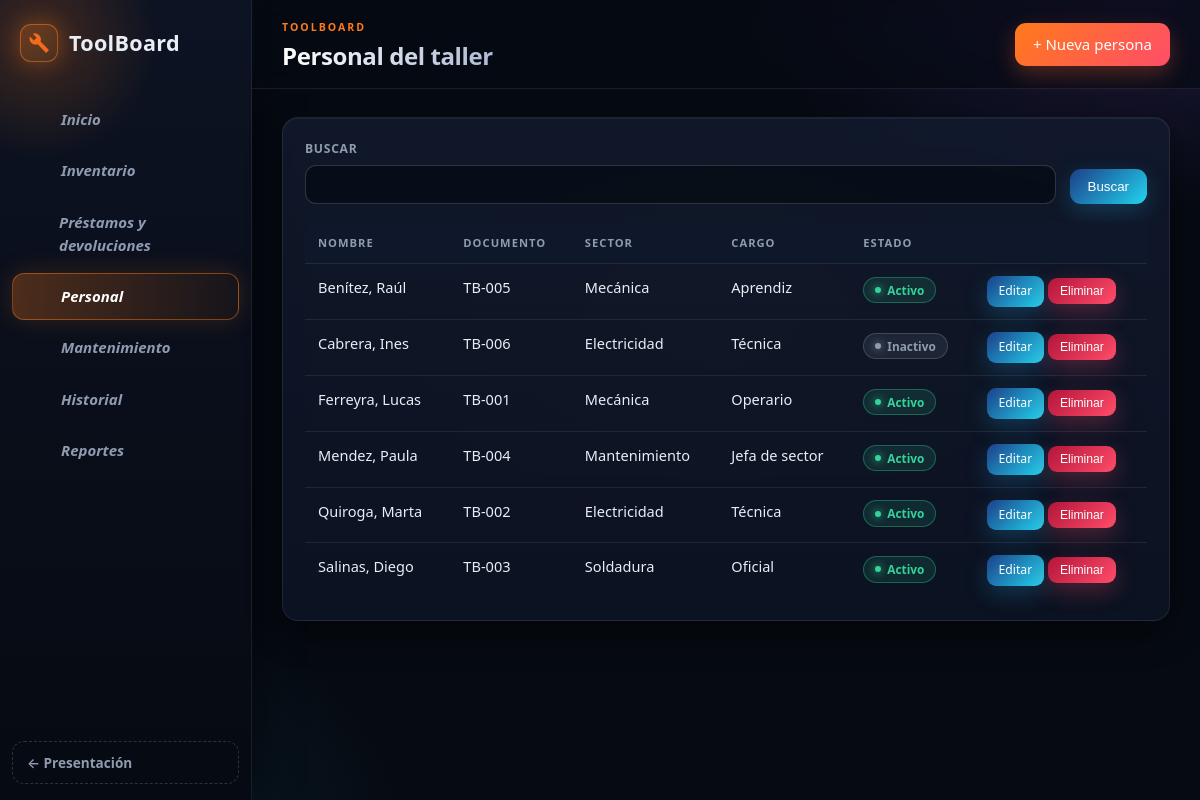
Page /personal.php on the committed database.
### tables this page shows
CREATE TABLE personal (
  id INT AUTO_INCREMENT PRIMARY KEY,
  nombre VARCHAR(60) NOT NULL,
  apellido VARCHAR(60) NOT NULL,
  documento VARCHAR(20) NOT NULL UNIQUE,
  sector VARCHAR(60) NOT NULL,
  cargo VARCHAR(60) NOT NULL,
  activo TINYINT(1) NOT NULL DEFAULT 1
);

### personal.php (the view, shortened to what this page needs)
<?php
require __DIR__ . '/functions.php';
$self = '/personal.php'; $form = null;
page_start('Personal del taller', 'personal', '<a class="btn" href="' . e(app_url($self . '?a=form')) . '">+ Nueva persona</a>');
$qs = val('q'); $w = '1'; $p = [];
echo '<div class="box"><form class="filters" method="get"><label>Buscar<input name="q" value="' . e($qs) . '"></label><button class="btn s">Buscar</button></form><table><tr><th>Nombre</th><th>Documento</th><th>Sector</th><th>Cargo</th><th>Estado</th><th></th></tr>';
foreach (q("SELECT * FROM personal WHERE $w ORDER BY apellido, nombre", $p)->fetchAll() as $r) {
    echo '<tr><td>' . e($r['apellido'] . ', ' . $r['nombre']) . '</td><td>' . e($r['documento']) . '</td><td>' . e($r['sector']) . '</td><td>' . e($r['cargo']) . '</td><td>' . badge($r['activo'] ? ['Activo', 'ok'] : ['Inactivo', 'muted']) . '</td><td><a class="btn sm s" href="' . e(app_url($self . '?a=form&id=' . (int)$r['id'])) . '">Editar</a> <form class="inline" method="post" data-confirm="¿Eliminar a esta persona?">' . csrf() . '<input type="hidden" name="op" value="eliminar"><input type="hidden" name="id" value="' . $r['id'] . '"><button class="btn sm d">Eliminar</button></form></td></tr>';
}
echo '</table></div>';
page_end();

### functions.php (shortened to what this page needs)
<?php
function db(): PDO {
    static $p = null;
    if (!$p) {
        try {
            $p = new PDO('mysql:host=' . DB_HOST . ';dbname=' . DB_NAME . ';charset=utf8mb4', DB_USER, DB_PASS, [
                PDO::ATTR_ERRMODE => PDO::ERRMODE_EXCEPTION,
                PDO::ATTR_DEFAULT_FETCH_MODE => PDO::FETCH_ASSOC,
                PDO::ATTR_EMULATE_PREPARES => false]);
        } catch (PDOException $x) {
            http_response_code(500);
            exit('No se pudo conectar a la base de datos. Revise db.php e importe database/toolboard.sql.');
        }
    }
    return $p;
}
function q(string $s, array $p = []): PDOStatement { $st = db()->prepare($s); $st->execute($p); return $st; }
function e($v): string { return htmlspecialchars((string)$v, ENT_QUOTES, 'UTF-8'); }
function val(string $k, string $d = ''): string { $v = $_POST[$k] ?? $_GET[$k] ?? $d; return is_array($v) ? $d : trim((string)$v); }
function app_url(string $path = ''): string { return BASE_URL . '/' . ltrim($path, '/'); }
function badge(array $b): string { return '<span class="badge ' . $b[1] . '">' . e($b[0]) . '</span>'; }
function page_start(string $titulo, string $act, string $acciones = ''): void {
    $nav = ['dashboard' => ['Inicio', '/inicio.php', '▦'], 'inventario' => ['Inventario', '/inventario.php', '🔧'],
        'prestamos' => ['Préstamos y devoluciones', '/prestamos.php', '⇄'], 'personal' => ['Personal', '/personal.php', '👤'],
        'mantenimiento' => ['Mantenimiento', '/mantenimiento.php', '⚠'], 'historial' => ['Historial', '/historial.php', '🕘'],
        'reportes' => ['Reportes', '/reportes.php', '🖨']];
    echo '<!DOCTYPE html><html lang="es"><head><meta charset="utf-8"><meta name="viewport" content="width=device-width,initial-scale=1"><title>' . e($titulo) . ' · ToolBoard</title><link rel="stylesheet" href="' . app_url('style.css') . '"></head><body>';
    echo '<aside id="side" class="no-print"><div class="logo"><svg viewBox="0 0 24 24" width="28" height="28"><path fill="#f26b1d" d="M22 19l-8.5-8.5a6 6 0 0 0-7.7-7.7l3.9 3.9-2.8 2.8-3.9-3.9a6 6 0 0 0 7.7 7.7L19 22z"/></svg> ToolBoard</div><nav>';
    foreach ($nav as $k => $n) echo '<a href="' . app_url($n[1]) . '" class="' . ($k === $act ? 'on' : '') . '"><span class="ic">' . ico($k) . '</span><em>' . e($n[0]) . '</em></a>';
    echo '</nav><a class="back" href="' . app_url('index.php') . '">← Presentación</a></aside><main><header class="top no-print"><button id="menu" aria-label="Menú">☰</button><div><small>ToolBoard</small><h1>' . e($titulo) . '</h1></div><div class="acts">' . $acciones . '</div></header><section class="content">';
}
function page_end(): void { echo '</section></main><script src="' . app_url('app.js') . '"></script></body></html>'; }
function ico(string $k): string {
    $d = ['dashboard' => '<rect x="3" y="3" width="7" height="9" rx="1.5"/><rect x="14" y="3" width="7" height="5" rx="1.5"/><rect x="14" y="12" width="7" height="9" rx="1.5"/><rect x="3" y="16" width="7" height="5" rx="1.5"/>',
        'inventario' => '<path d="M21 8l-9-5-9 5v8l9 5 9-5z"/><path d="M3 8l9 5 9-5M12 13v8"/>',
        'prestamos' => '<path d="M4 8h14l-3-3M20 16H6l3 3"/>',
        'personal' => '<circle cx="12" cy="8" r="4"/><path d="M4 21c0-4 4-6 8-6s8 2 8 6"/>',
        'mantenimiento' => '<path d="M14.7 6.3a4 4 0 0 0-5 5L3 18l3 3 6.7-6.7a4 4 0 0 0 5-5l-2.5 2.5-2.2-.5-.5-2.2z"/>',
        'historial' => '<circle cx="12" cy="12" r="9"/><path d="M12 7v5l3 2"/>',
        'reportes' => '<path d="M6 3h9l4 4v14H6z"/><path d="M14 3v5h5M9 13h6M9 17h6"/>'];
    return '<svg viewBox="0 0 24 24" aria-hidden="true">' . ($d[$k] ?? '') . '</svg>';
}

### rows in the picture
personal: apellido+nombre "Benítez, Raúl", documento "TB-005", sector "Mecánica", cargo "Aprendiz", b "Activo"
personal: apellido+nombre "Cabrera, Ines", documento "TB-006", sector "Electricidad", cargo "Técnica", b "Inactivo"
personal: apellido+nombre "Ferreyra, Lucas", documento "TB-001", sector "Mecánica", cargo "Operario", b "Activo"
personal: apellido+nombre "Mendez, Paula", documento "TB-004", sector "Mantenimiento", cargo "Jefa de sector", b "Activo"
personal: apellido+nombre "Quiroga, Marta", documento "TB-002", sector "Electricidad", cargo "Técnica", b "Activo"
personal: apellido+nombre "Salinas, Diego", documento "TB-003", sector "Soldadura", cargo "Oficial", b "Activo"

### other values in the picture
$n[0] "Inicio"
$n[0] "Inventario"
$n[0] "Préstamos y devoluciones"
$n[0] "Personal"
$n[0] "Mantenimiento"
$n[0] "Historial"
$n[0] "Reportes"
$acciones "+ Nueva persona"
